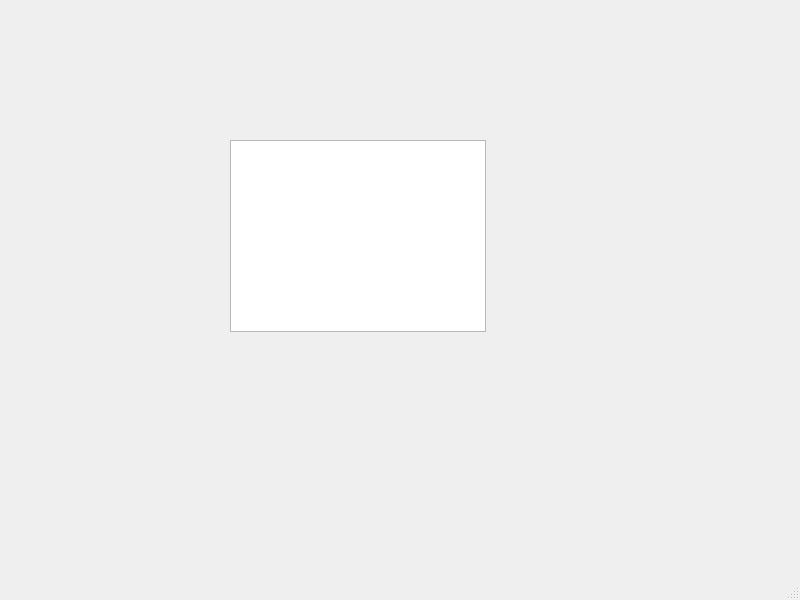
<?xml version="1.0" encoding="UTF-8"?>
<ui version="4.0">
 <class>MainWindow</class>
 <widget class="QMainWindow" name="MainWindow">
  <property name="geometry">
   <rect>
    <x>0</x>
    <y>0</y>
    <width>800</width>
    <height>600</height>
   </rect>
  </property>
  <property name="windowTitle">
   <string>MainWindow</string>
  </property>
  <widget class="QWidget" name="centralwidget">
   <widget class="QListWidget" name="listWidget">
    <property name="geometry">
     <rect>
      <x>230</x>
      <y>140</y>
      <width>256</width>
      <height>192</height>
     </rect>
    </property>
   </widget>
  </widget>
  <widget class="QMenuBar" name="menubar">
   <property name="geometry">
    <rect>
     <x>0</x>
     <y>0</y>
     <width>800</width>
     <height>25</height>
    </rect>
   </property>
  </widget>
  <widget class="QStatusBar" name="statusbar"/>
 </widget>
 <resources/>
 <connections/>
</ui>
